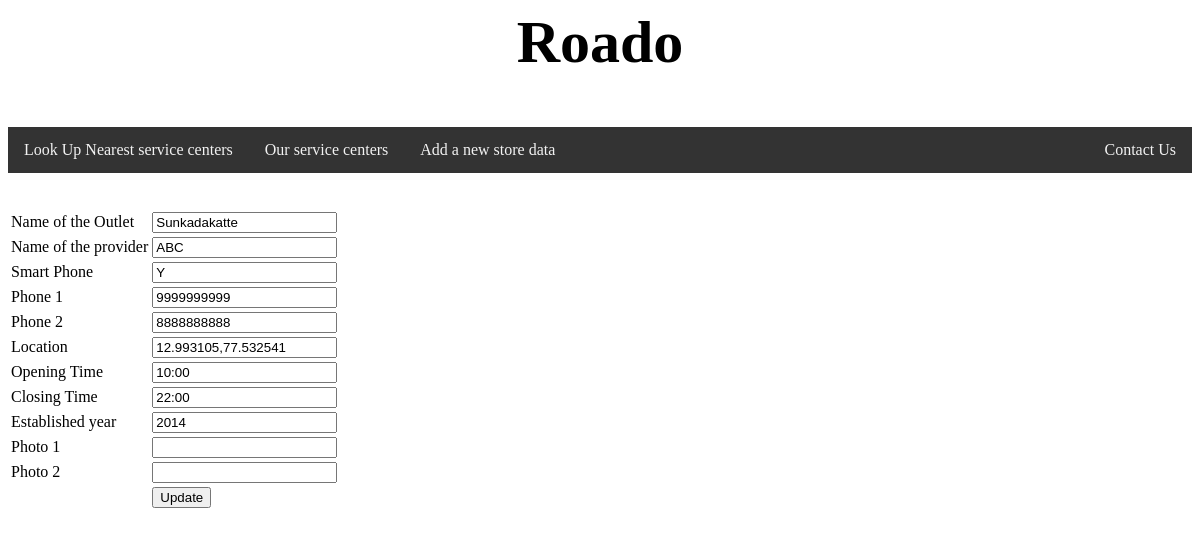
The page /edit.php?id=1 on the database its author committed.
### tables this page shows
CREATE TABLE IF NOT EXISTS stores1 (
  `id` int unsigned NOT NULL AUTO_INCREMENT,
  `nameOfOutlet` varchar(255) DEFAULT NULL,
  `nameOfProvider` varchar(255) DEFAULT NULL,
  `smartphone` varchar(1) DEFAULT NULL,
  `phone1` varchar(10) DEFAULT NULL,
  `phone2` varchar(10) DEFAULT NULL,
  `location` varchar(50) DEFAULT NULL,
  `openingTime` varchar(10) DEFAULT NULL,
  `closingTime` varchar(10) DEFAULT NULL,
  `establishedYear` varchar(4) DEFAULT NULL,
  `photo1` varchar(255) DEFAULT NULL,
  `photo2` varchar(255) DEFAULT NULL,
  PRIMARY KEY (`id`)
);

### edit.php (the view, shortened to what this page needs)
<?php
include_once("config.php");
?>
<?php
$id = $_GET['id'];
$result = mysqli_query($mysqli, "SELECT * FROM stores1 WHERE id=$id");
while($res = mysqli_fetch_array($result))
{
    $nameOfOutlet = $res['nameOfOutlet'];
    $nameOfProvider = $res['nameOfProvider'];
    $smartphone = $res['smartphone'];
    $phone1 = $res['phone1'];
    $phone2 = $res['phone2'];
    $location = $res['location'];
    $openingTime = $res['openingTime'];
    $closingTime = $res['closingTime'];
    $establishedYear = $res['establishedYear'];
    $photo1 = $res['photo1'];
    $photo2 = $res['photo2'];
}
?>
<html>
<head>
</head>
<body>
  <div class="header">
    <h2>Roado</h2>
  </div>
  <div class="topnav">
        <a href="lookup.php">Look Up Nearest service centers</a>
        <a href="index.php">Our service centers</a>
          <a href="add.html">Add a new store data</a>
        <a href="#" style="float:right">Contact Us</a>
  </div>
    <br/><br/>
    <form name="form1" method="post" action="edit.php">
        <table border="0">
            <tr>
                <td>Name of the Outlet</td>
                <td><input type="text" name="nameOfOutlet" value="<?php echo $nameOfOutlet;?>"></td>
            </tr>
            <tr>
                <td>Name of the provider</td>
                <td><input type="text" name="nameOfProvider" value="<?php echo $nameOfProvider;?>"></td>
            </tr>
            <tr>
                <td>Smart Phone</td>
                <td><input type="text" name="smartphone" value="<?php echo $smartphone;?>"></td>
            </tr>
            <tr>
                <td>Phone 1</td>
                <td><input type="text" name="phone1" value="<?php echo $phone1;?>"></td>
            </tr>
            <tr>
                <td>Phone 2</td>
                <td><input type="text" name="phone2" value="<?php echo $phone2;?>"></td>
            </tr>
            <tr>
                <td>Location</td>
                <td><input type="text" name="location" value="<?php echo $location;?>"></td>
            </tr>
            <tr>
                <td>Opening Time</td>
                <td><input type="text" name="openingTime" value="<?php echo $openingTime;?>"></td>
            </tr>
            <tr>
                <td>Closing Time</td>
                <td><input type="text" name="closingTime" value="<?php echo $closingTime;?>"></td>
            </tr>
            <tr>
                <td>Established year</td>
                <td><input type="text" name="establishedYear" value="<?php echo $establishedYear;?>"></td>
            </tr>
            <tr>
                <td>Photo 1</td>
                <td><input type="text" name="photo1" value="<?php echo $photo1;?>"></td>
            </tr>
            <tr>
                <td>Photo 2</td>
                <td><input type="text" name="photo2" value="<?php echo $photo2;?>"></td>
            </tr>
            <tr>
                <td><input type="hidden" name="id" value=<?php echo $_GET['id'];?>></td>
                <td><input type="submit" name="update" value="Update"></td>
            </tr>
        </table>
    </form>
</body>
</html>

### edit.php (style rules this page uses)
.header { padding: 0px; font-size: 40px; text-align: center; background: white; }
.topnav { overflow: hidden; background-color: #333; }
.topnav a { float: left; display: block; color: #f2f2f2; text-align: center; padding: 14px 16px; text-decoration: none; }

### rows shown on the page
stores1: nameOfOutlet "Sunkadakatte", nameOfProvider "ABC", smartphone "Y", phone1 "9999999999", phone2 "8888888888", location "12.993105,77.532541", openingTime "10:00", closingTime "22:00", establishedYear "2014"
